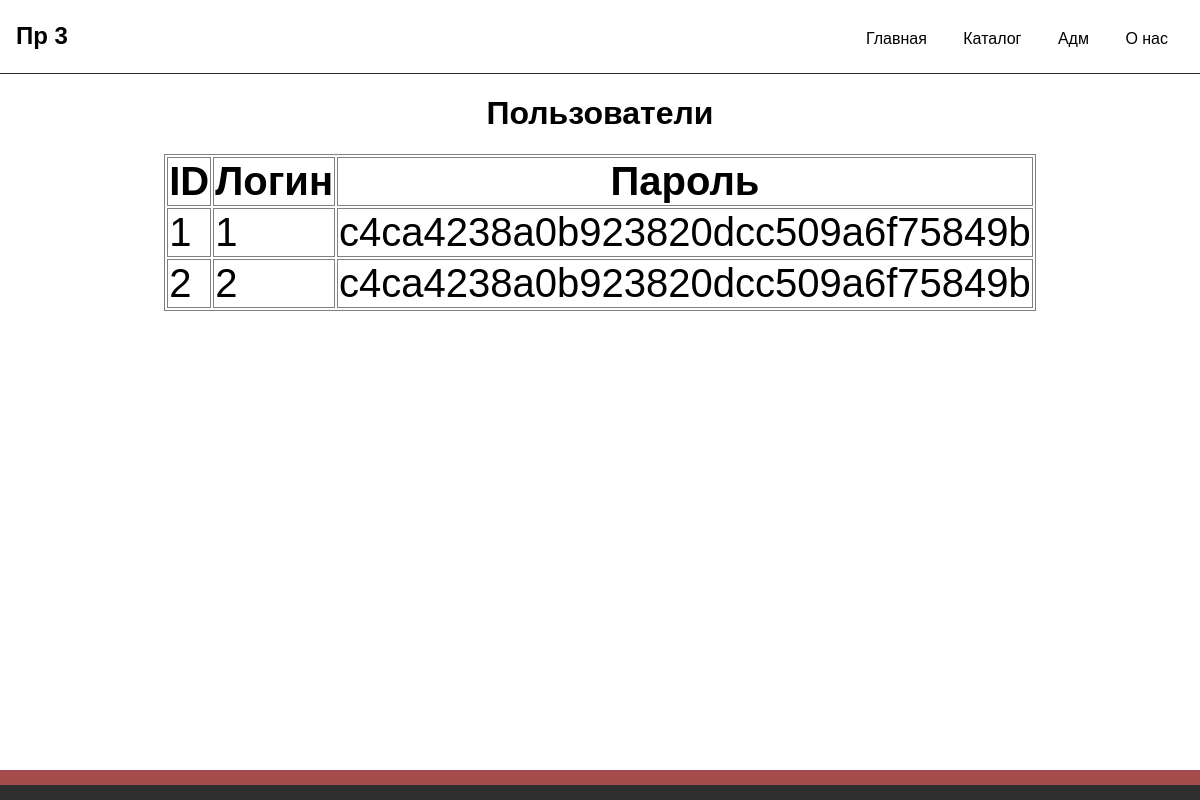
Page /web/dynamic/adm.php on the committed database.
### tables this page shows
CREATE TABLE `user` (
  `id` int(11) NOT NULL,
  `name` varchar(50) NOT NULL,
  `pass` varchar(60) NOT NULL
);

### web/dynamic/adm.php (the view, shortened to what this page needs)
<?php
    require_once "standart/header.php";
?>
<h1>Пользователи</h1>
<table>
    <tr><th>ID</th><th>Логин</th><th>Пароль</th></tr>
<?php
$mysqli = openmysqli();
$result = $mysqli->query("SELECT * FROM user");
foreach ($result as $row){
    echo "<tr><td>{$row['id']}</td><td>{$row['name']}</td><td>{$row['pass']}</td></tr>";
}
?>
</table>
<?php
    require_once "standart/footer.php";
?>

### web/static/src/css/style.css (style rules this page uses)
body { font-family: Helvetica; margin: 0; }
table { border: 1px solid grey; margin-left: auto; margin-right: auto; }
th { border: 1px solid grey; font-size: 250%; }
td { border: 1px solid grey; font-size: 250%; }
h1 { text-align: center; }

### rows in the picture
user: id "1", name "1", pass "c4ca4238a0b923820dcc509a6f75849b"
user: id "2", name "2", pass "c4ca4238a0b923820dcc509a6f75849b"
